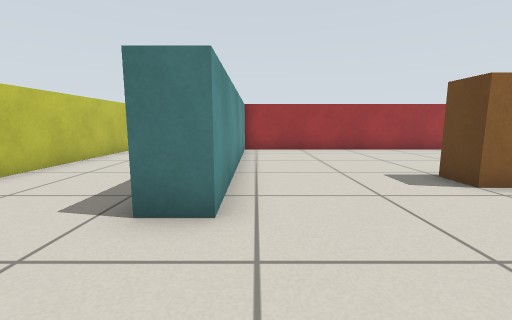
[1] (above)

16 first-person views from a walk through a robot-simulator world made for Gazebo. The camera is 0.57 m above the floor, tilts 8° down and sees 90° across. The floor is counted in squares, 0.5 m on a side. Each view is taken from the middle of a square. On the plan, view 1 faces up. The plan holds only what a view shows up to about 12 squares ahead; the rest is blank.

[2]
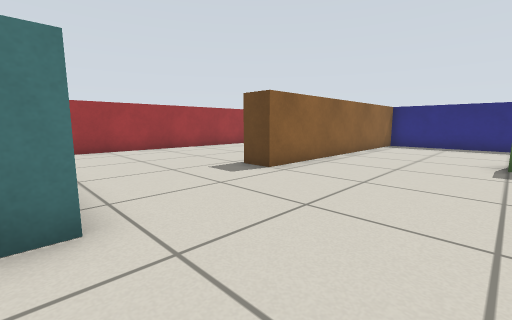

[3]
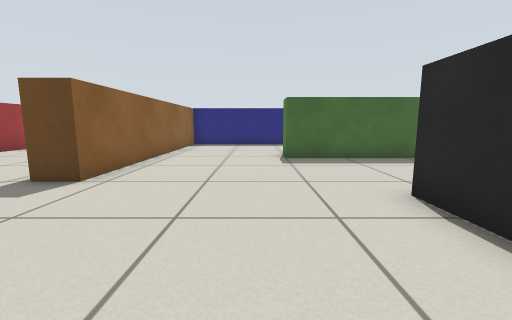

[4]
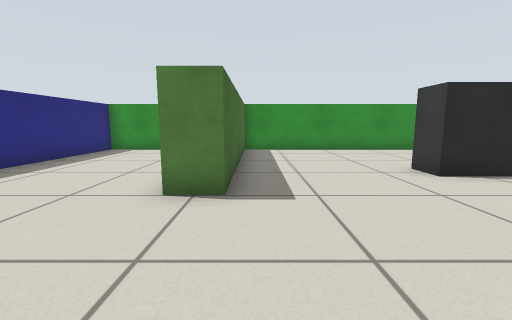

[5]
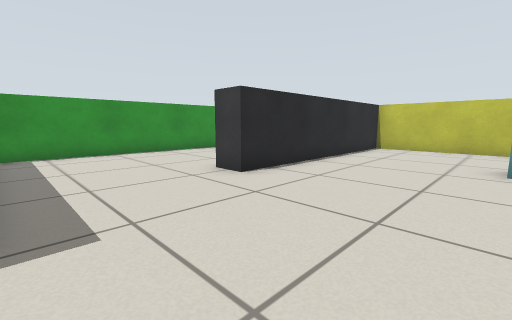

[6]
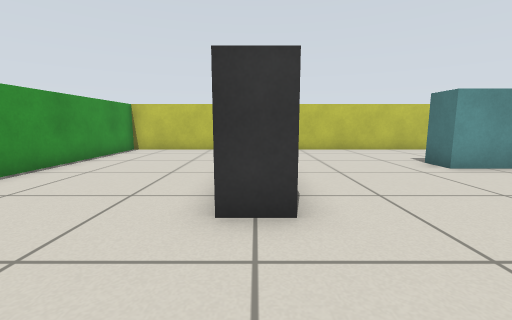

[7]
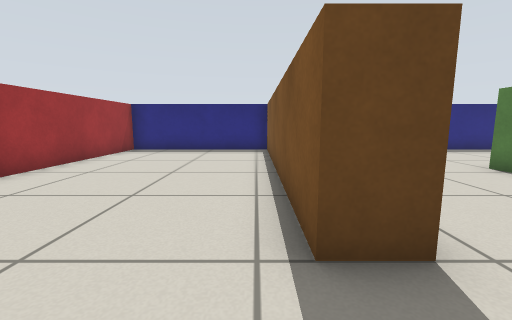

[8]
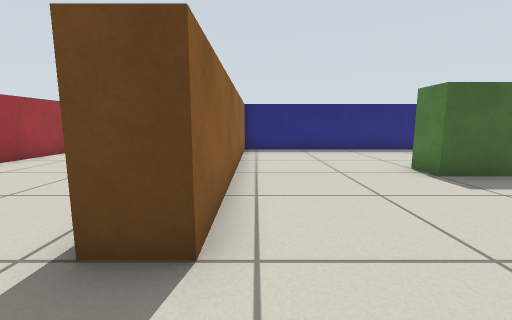

[9]
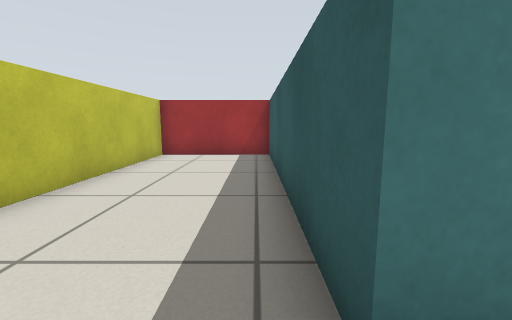

[10]
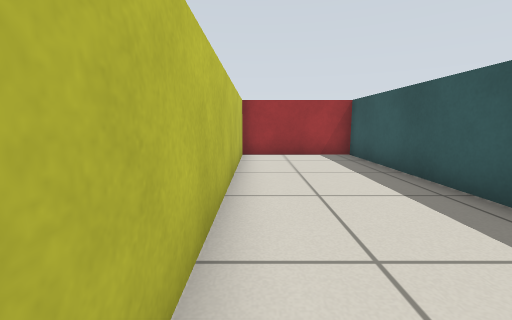

[11]
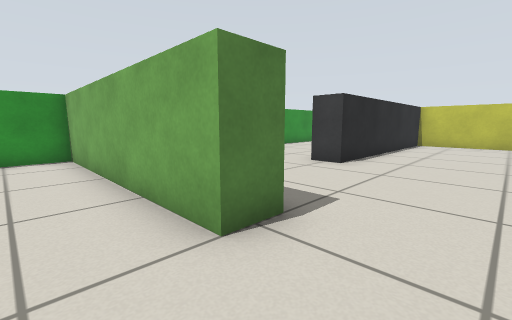

[12]
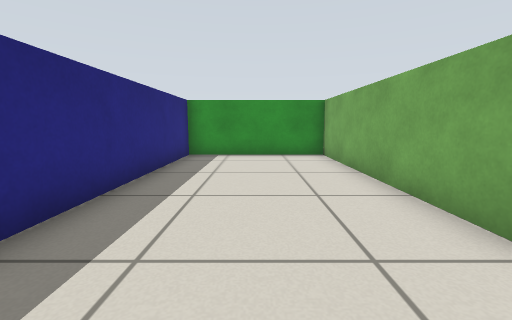

[13]
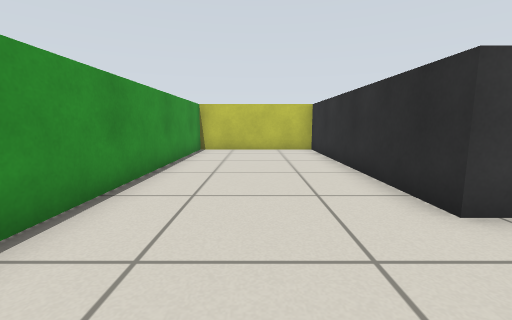

[14]
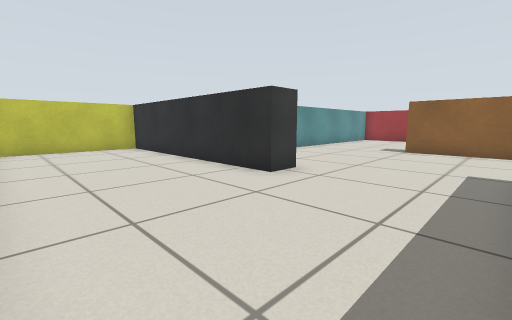

[15]
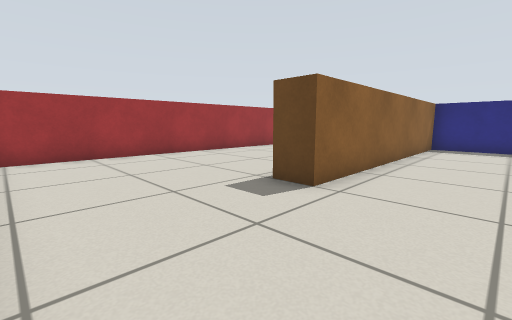

[16]
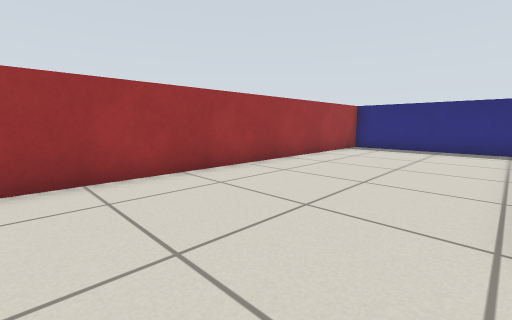

### Floor plan
Points are (right, up) in squares from view 1. A wall is a line through its corners. A room is listed if a view was taken in it or the views show most of it. See-through windows are left out.
Room 1 (views 1, 2, 3, 4, 5, 6, 7, 8, 9, 10, 11, 12, 13, 14, 15, 16)
walls: (7.5, -7) (7.5, 0) (8.5, 0) (8.5, -7.5) (13.5, -7.5) (13.5, 4.5) (4, 4.5) (4, 5.5) (13.5, 5.5) (13.5, 11.5) (-0.5, 11.5); (-0.5, 11) (-0.5, 3) (-1.5, 3) (-1.5, 11.5) (-5.5, 11.5) (-5.5, -1.5) (3, -1.5) (3, -2.5) (-5.5, -2.5) (-5.5, -7.5) (7.5, -7.5)

Positions as (right, up) in squares from view 1, and headings:
1: (0, 0), facing up
2: (-1, 0), facing up-right
3: (-1, 1), facing right
4: (7, 4), facing down
5: (7, 3), facing down-left
6: (6, -2), facing left
7: (2, 6), facing right
8: (2, 4), facing right
9: (-2, 2), facing up
10: (-5, 2), facing up
11: (10, 2), facing down-left
12: (11, 2), facing down
13: (6, -5), facing left
14: (7, -7), facing up-left
15: (0, 2), facing up-right
16: (1, 6), facing up-right
